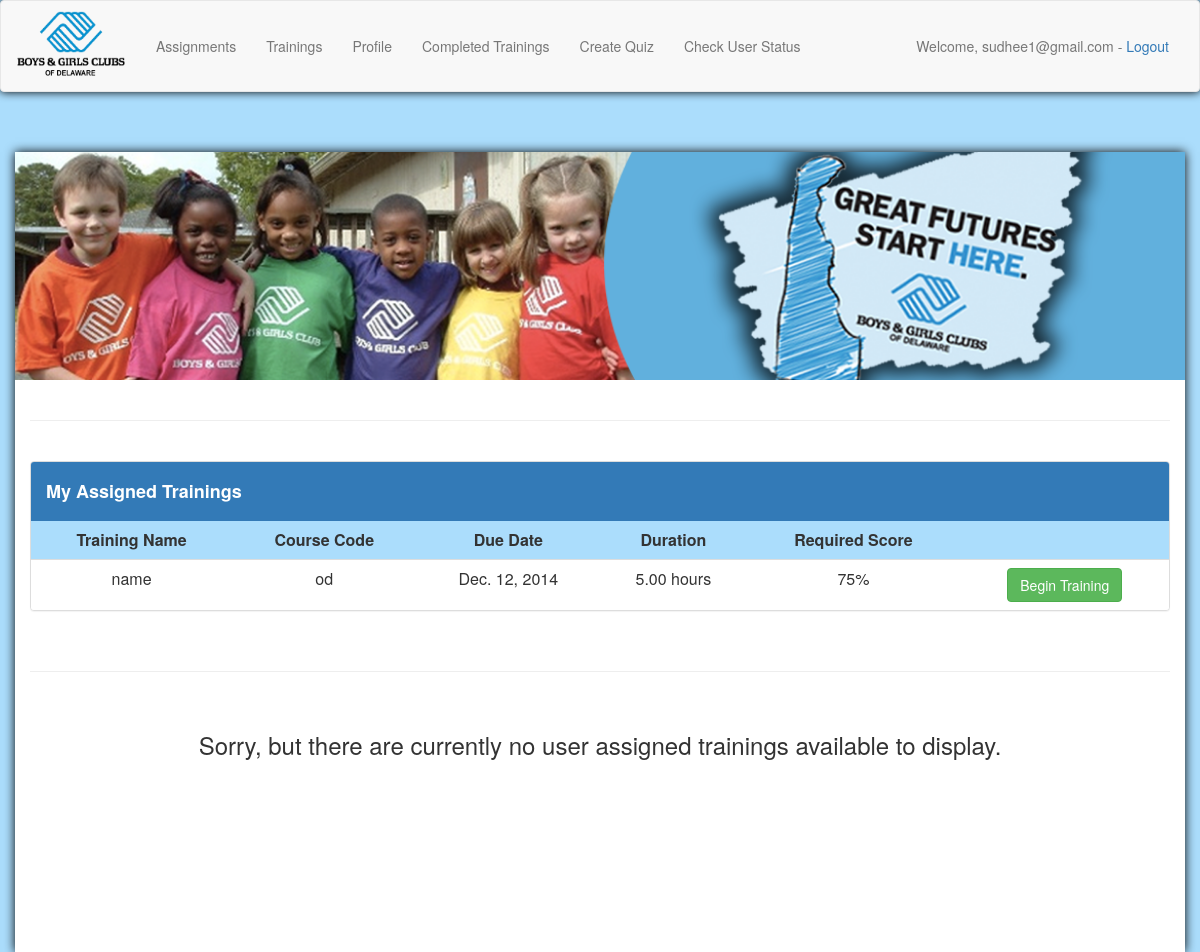
The app's page / (signed in), older data.
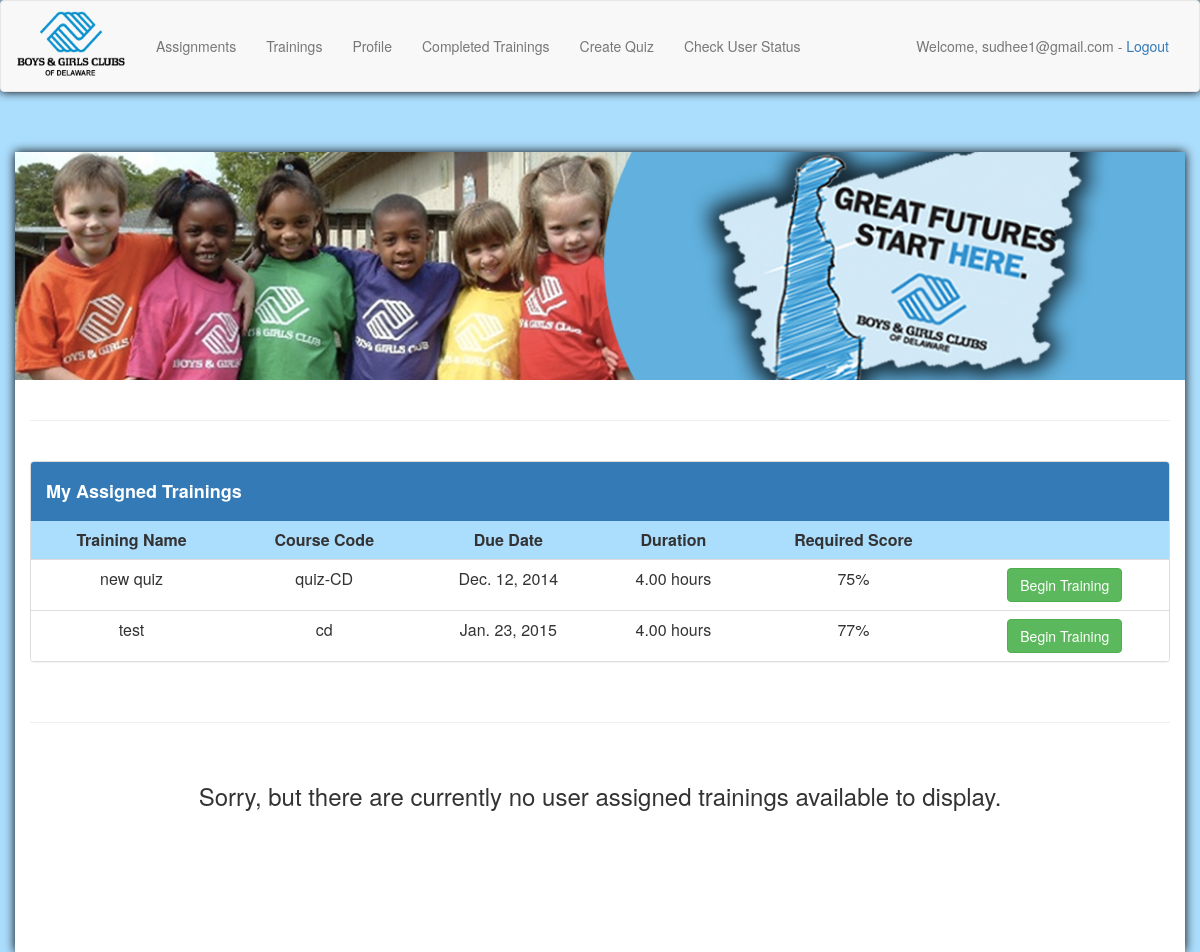
The same page, newer data.
### quiz_admin/models.py (models this page shows, shortened)
class Categories(models.Model):
    class Meta:
        verbose_name_plural = "quizzes"
    groups = models.ManyToManyField(Group, related_name='group')
    category_text = models.CharField(max_length=200, unique=True )
    category_description = models.CharField(max_length=1000, default="")
    trainer = models.CharField(max_length=100, default='TBD')
    course_code = models.CharField(max_length=40, default="CD")
    due_date = models.DateField(default=datetime.date.today)
    duration_hours = models.DecimalField(max_digits=5, decimal_places=2, default=0.0)
    required_score = models.DecimalField(max_digits=3, decimal_places=0, default=100)

### quizzes/views.py (the view)
# urls.py: url(r'^$', include('quizzes.urls', namespace='quizzes'), name='index'),
@login_required
def index(request):
    if request.user.groups.all():
        trainings_need_to_be_completed = get_admin_assigned_trainings(request)
        user_assigned = get_user_assigned_trainings(request)
        if len(trainings_need_to_be_completed) != 0:
            user_assigned = user_assigned.difference(trainings_need_to_be_completed)
        context = {'trainings': trainings_need_to_be_completed, 'user_assigned': user_assigned}
    elif request.user.first_name == '' or request.user.last_name == '' or request.user.email == '':
        return render(request, 'profile.html')
    else:
        groups = Group.objects.all()
        context = {'no_groups': True, 'groups': groups}
    return render(request, 'index.html', context)

### quizzes/helpers.py (called while the page is built)
def get_user_assigned_trainings(request):
    user_assignments = UserAssignment.objects.filter(user=request.user)
    user_assigned = set()
    for assignment in user_assignments:
        user_assigned.add(assignment.category)
    return user_assigned

def get_admin_assigned_trainings(request):
    user_groups = []
    display_groups = set()
    trainings_need_to_be_completed = set()
    for groups in request.user.groups.all():
        user_groups.append(groups)
        for available_trainings in Categories.objects.filter(groups=groups):
            display_groups.add(available_trainings.id)
    for quiz_id in display_groups:
        check_if_user_finished_quiz = Completed.objects.filter(category=quiz_id, user=request.user)
        quiz_name = Categories.objects.get(pk=quiz_id)
        if not check_if_user_finished_quiz:
            trainings_need_to_be_completed.add(quiz_name)
    return trainings_need_to_be_completed

### quizzes/templates/index.html (shortened to what the changed rows need)
{% include "base.html" %}
<head>
</head>
<body>
    <div class="container" style="background-color: #ffffff; height:100%; box-shadow:0 0 10px black;">
        <br/><br>
        <br>
        {% if not no_groups %}
            {% if trainings %}
                <div class="panel panel-default">
                    <table class="table table-striped" style="width:100%;">
                        <tr>
                            <th>Training Name</th>
                            <th>Course Code</th>
                            <th>Due Date</th>
                            <th>Duration</th>
                            <th>Required Score</th>
                            <th></th>
                        </tr>
                        {% for t in trainings %}
                            <tr>
                                <td style="margin-left: auto; margin-right: auto;">{{ t.category_text }}</td>
                                <td style="margin-left: auto; margin-right: auto;">{{ t.course_code }}</td>
                                <td style="margin-left: auto; margin-right: auto;">{{ t.due_date }}</td>
                                <td>{{ t.duration_hours }}
                                    {% if t.duration_hours != 1 %}
                                        hours
                                    {% else %}
                                        hour
                                    {% endif %}
                                </td>
                                <td style="margin-left: auto; margin-right: auto;">{{ t.required_score }}%</td>
                                <td style="margin-left: auto; margin-right: auto;"><a href="/user_assigned_training/{{ t.id }}/" class="btn btn-success">Begin Training</a></td>
                            </tr>
                        {% endfor %}
                    </table>
                </div>
            {% else %}
                <div style="text-align:center;">
                    <h3>Sorry, but there are currently no assigned trainings available to display.</h3>
                </div>
            {% endif %}
            <br/>
            <br/>
        {% endif %}
    </div>
</body>

Row changes from the older to the newer data that the page shows:
no longer on this page (row unchanged): Categories: category_text "name", course_code "od", due_date "Dec. 12, 2014", duration_hours "5.00", required_score "75"
added Categories: category_text "new quiz", course_code "quiz-CD", due_date "Dec. 12, 2014", duration_hours "4.00", required_score "75"
added Categories: category_text "test", course_code "cd", due_date "Jan. 23, 2015", duration_hours "4.00", required_score "77"
